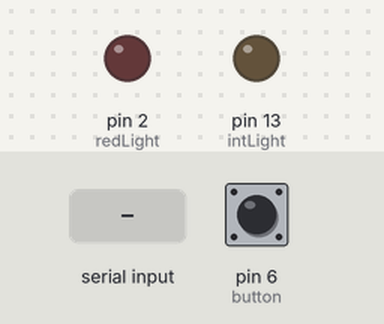
Simulated run of this sketch. Board: Arduino Uno, built with avr-gcc and run on an emulated ATmega328P. Shown: output pins drawn as LEDs (lit = HIGH). Dashed ring = blinking. The test bench sets the inputs (shaded band); at power-on: pin 6 (button) HIGH. What the sketch prints to the serial monitor is not drawn.

Above: at 1.2 s.
1.3 s: "1" received over Serial
At 2.35 s:
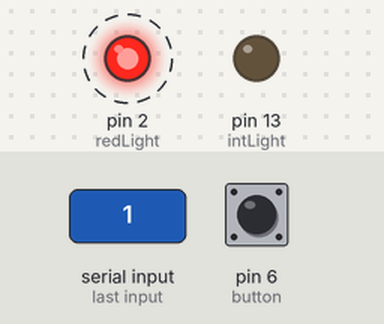
4.3 s: "ON" received over Serial
At 6.1 s:
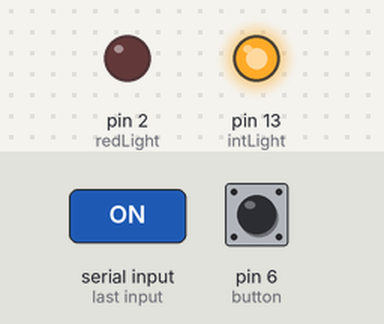
6.8 s: "0" received over Serial
At 7.85 s:
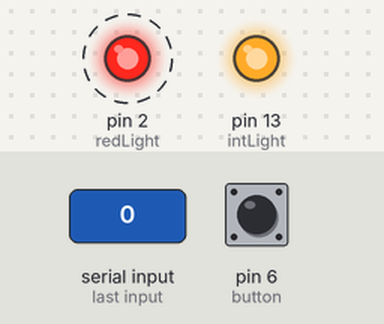
11.4 s: "OFF" received over Serial
At 12.9 s:
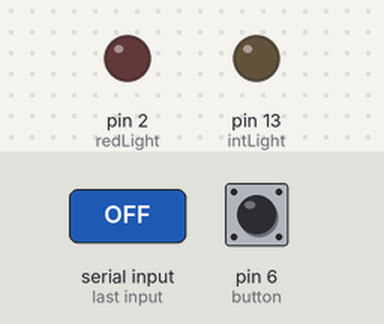
13.9 s: "2" received over Serial
At 15.15 s:
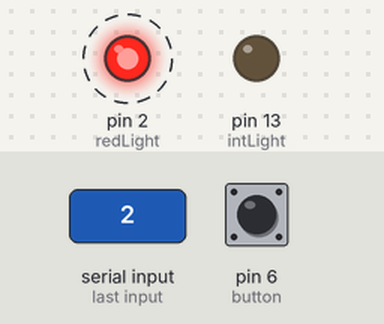
Timing chart, 0 to 17.3 s (numbered marks = the images above; inputs shaded):
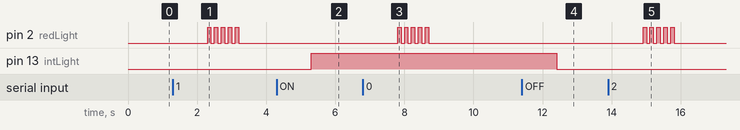

The sketch:

Arduino_to_Python_Exemple.ino
```cpp
const int redLight = 2;
const int intLight = 13;
const int button = 6;
int cnt = 0;

void setup() {
  Serial.begin(115200);
  pinMode(redLight, OUTPUT);
  pinMode(intLight, OUTPUT);
  pinMode(button, INPUT_PULLUP);
}

void loop() {
  if (Serial.available() > 0){        //  Regarde s'il y a un message dans le serial
    String msg = Serial.readString(); //  Lit le message
    if (msg == "ON"){
      digitalWrite(intLight, HIGH);
    }
    else if (msg == "OFF"){
      digitalWrite(intLight, LOW);
    }
    else {
      for (int i = 0; i < 5; i++){
        digitalWrite(redLight, HIGH);
        delay(100);
        digitalWrite(redLight, LOW);
        delay(100);
      }
    }
  }
  int toggle = digitalRead(button);
  if (toggle < 1){
    Serial.println("toggle");
  }
  else{
    Serial.println("not toggle");
  }
  delay(100);
}
```

Measured:
- after the input at 1.3 s, pin 2 (redLight): alternates HIGH for 0.10 s and LOW for 0.10 s, 10 changes in all, then stays LOW, starting after 1.0 s
- after the input at 4.3 s, pin 13 (intLight): LOW → HIGH after 1.0 s
- after the input at 6.8 s, pin 2 (redLight): alternates HIGH for 0.10 s and LOW for 0.10 s, 10 changes in all, then stays LOW, starting after 1.0 s
- after the input at 11.4 s, pin 13 (intLight): HIGH → LOW after 1.0 s
- after the input at 13.9 s, pin 2 (redLight): alternates HIGH for 0.10 s and LOW for 0.10 s, 10 changes in all, then stays LOW, starting after 1.0 s
